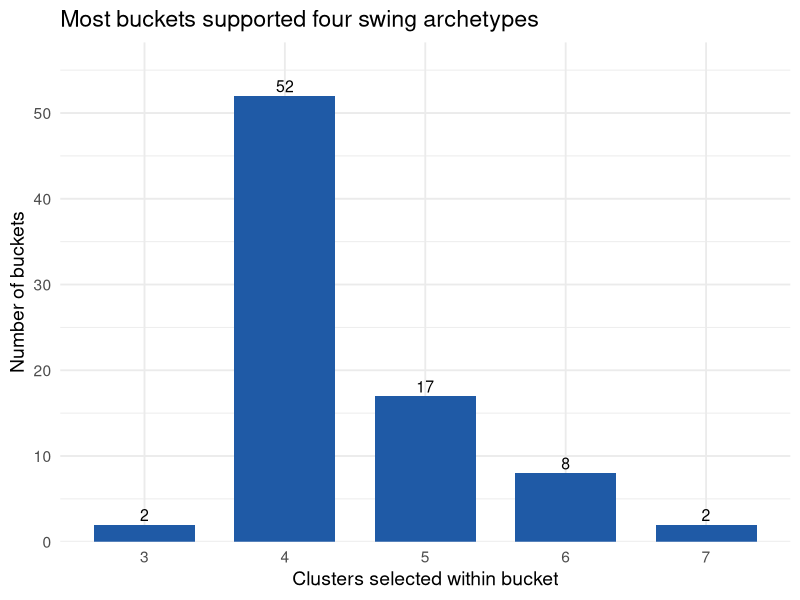
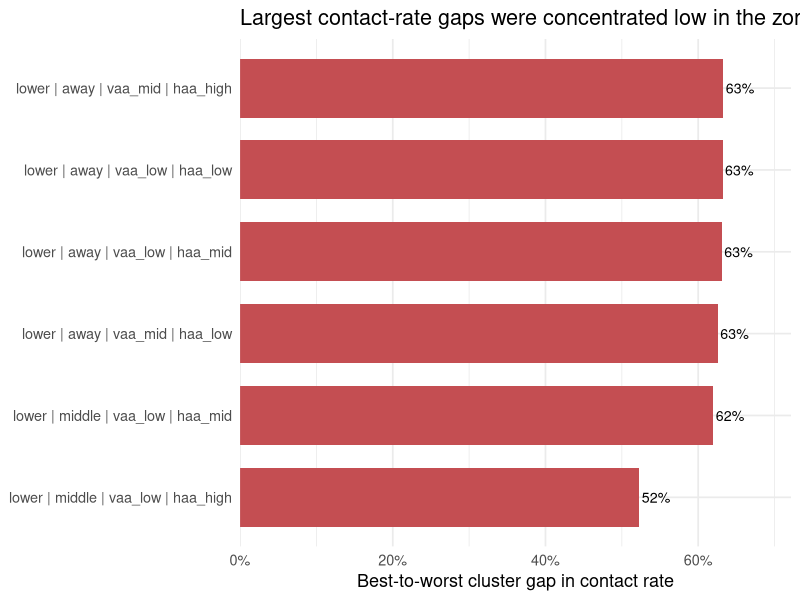
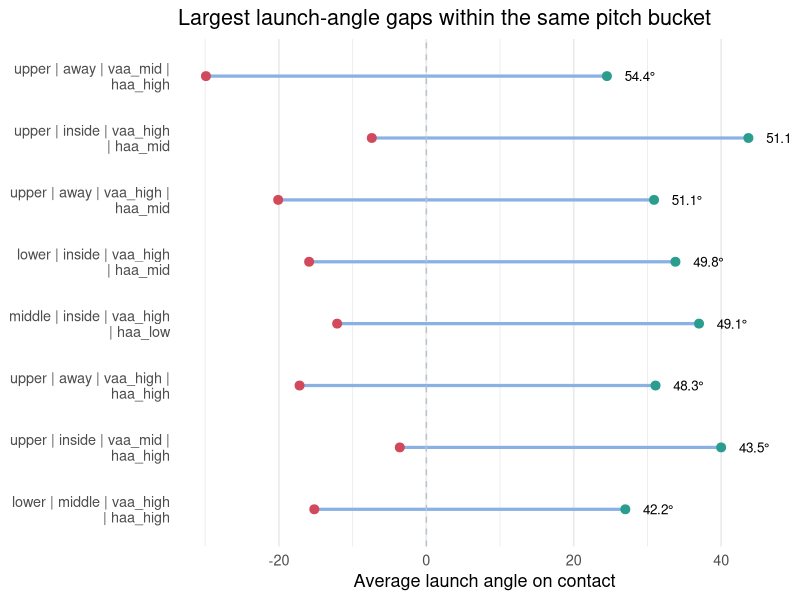

The R source for these figures, in order:
## ---- chunk 1
library(dplyr)
library(ggplot2)
library(knitr)
library(scales)

cluster_count_tbl <- tibble(
  selected_clusters = 3:7,
  buckets = c(2, 52, 17, 8, 2)
)

top_contact <- tibble(
  bucket_label = c(
    "lower | away | vaa_mid | haa_high",
    "lower | away | vaa_low | haa_low",
    "lower | away | vaa_low | haa_mid",
    "lower | away | vaa_mid | haa_low",
    "lower | middle | vaa_low | haa_mid",
    "lower | middle | vaa_low | haa_high"
  ),
  max_cluster_gap = c(0.633, 0.632, 0.631, 0.626, 0.620, 0.523)
) %>%
  mutate(bucket_label = factor(bucket_label, levels = rev(bucket_label)))

launch_angle_gap <- tibble(
  bucket_label = c(
    "upper | away | vaa_mid |\nhaa_high",
    "upper | inside | vaa_high\n| haa_mid",
    "upper | away | vaa_high |\nhaa_mid",
    "lower | inside | vaa_high\n| haa_mid",
    "middle | inside | vaa_high\n| haa_low",
    "upper | away | vaa_high |\nhaa_high",
    "upper | inside | vaa_mid |\nhaa_high",
    "lower | middle | vaa_high\n| haa_high"
  ),
  min_launch_angle = c(-29.9, -7.4, -20.1, -15.9, -12.1, -17.2, -3.6, -15.2),
  max_launch_angle = c(24.5, 43.7, 30.9, 33.8, 37.0, 31.1, 40.0, 27.0),
  launch_angle_gap = c(54.4, 51.1, 51.1, 49.8, 49.1, 48.3, 43.5, 42.2)
) %>%
  mutate(bucket_label = factor(bucket_label, levels = rev(bucket_label)))

sig_summary <- tibble(
  outcome = c("Contact", "In play", "Launch angle", "xwOBA on contact"),
  overall_sig = c(80, 81, 81, 71),
  total_buckets = c(81, 81, 81, 81),
  pairwise_sig = c(499, 558, 568, 304),
  total_pairwise = c(650, 650, 650, 650)
)

validation_tbl <- tibble(
  Metric = c("Mean silhouette", "Median silhouette", "Mean stability ARI", "Median stability ARI"),
  Value = c(0.192, 0.196, 0.997, 1.000)
)

player_tbl <- tibble(
  Player = c("Steven Kwan", "Luis Arraez", "Nico Hoerner", "Mookie Betts", "Javier Sanoja"),
  `Tracked swings` = c(1276, 1391, 1351, 1159, 392),
  `Contact vs context` = c(0.111, 0.107, 0.096, 0.094, 0.089)
)
## ---- chunk 2
ggplot(cluster_count_tbl, aes(x = factor(selected_clusters), y = buckets)) +
  geom_col(fill = "#1f5aa6", width = 0.72) +
  geom_text(aes(label = buckets), vjust = -0.3, size = 4) +
  labs(
    x = "Clusters selected within bucket",
    y = "Number of buckets",
    title = "Most buckets supported four swing archetypes"
  ) +
  scale_y_continuous(expand = expansion(mult = c(0, 0.12))) +
  theme_minimal(base_size = 14)
## ---- chunk 3
ggplot(top_contact, aes(x = max_cluster_gap, y = bucket_label)) +
  geom_col(fill = "#c44e52", width = 0.72) +
  geom_text(aes(label = percent(max_cluster_gap, accuracy = 1)), hjust = -0.08, size = 3.6) +
  scale_x_continuous(labels = percent_format(accuracy = 1), expand = expansion(mult = c(0, 0.14))) +
  labs(
    x = "Best-to-worst cluster gap in contact rate",
    y = NULL,
    title = "Largest contact-rate gaps were concentrated low in the zone"
  ) +
  theme_minimal(base_size = 13)
## ---- chunk 4
ggplot(launch_angle_gap, aes(y = bucket_label)) +
  geom_segment(aes(x = min_launch_angle, xend = max_launch_angle, yend = bucket_label), linewidth = 1.1, color = "#8ab1e3") +
  geom_vline(xintercept = 0, color = "#b7c4cf", linetype = "dashed") +
  geom_point(aes(x = min_launch_angle), size = 2.7, color = "#d1495b") +
  geom_point(aes(x = max_launch_angle), size = 2.7, color = "#2a9d8f") +
  geom_text(aes(x = max_launch_angle + 2, label = paste0(round(launch_angle_gap, 1), "°")), hjust = -0.1, size = 3.4) +
  labs(
    x = "Average launch angle on contact",
    y = NULL,
    title = "Largest launch-angle gaps within the same pitch bucket"
  ) +
  theme_minimal(base_size = 13) +
  theme(panel.grid.major.y = element_blank())
## ---- chunk 5
kable(
  sig_summary %>%
    mutate(
      `Overall significant` = paste0(overall_sig, "/", total_buckets),
      `Pairwise significant` = paste0(pairwise_sig, "/", total_pairwise)
    ) %>%
    select(
      Outcome = outcome,
      `Overall significant`,
      `Pairwise significant`
    ),
  caption = "Between-cluster outcome differences"
)
## ---- chunk 6
kable(validation_tbl, caption = "Cluster validation summary")
## ---- chunk 7
kable(player_tbl, caption = "Top context-adjusted contact performers")
